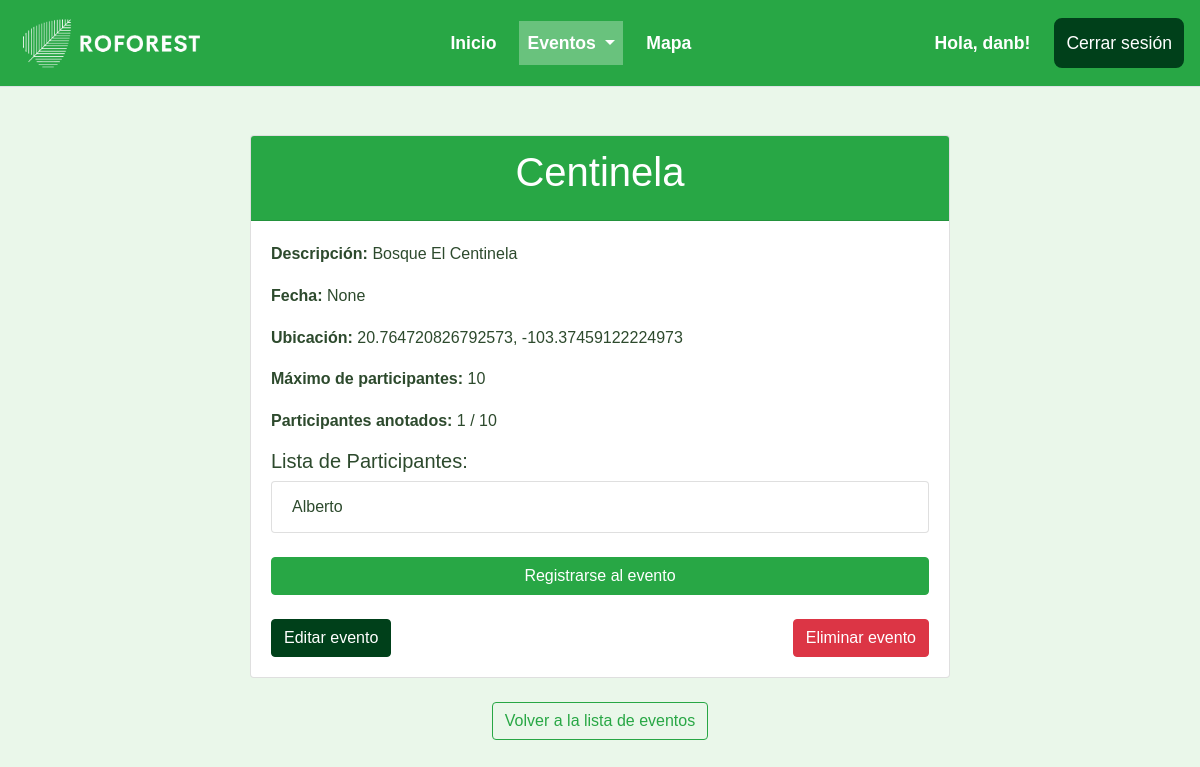
Screenshot of /eventos/2/ (signed in) with the database file from the repository.
### eventos/models.py (models this page shows, shortened)
class Evento(models.Model):
    nombre = models.CharField(max_length=200)
    descripcion = models.TextField()
    fecha = models.DateField()  # Solo fecha
    hora = models.CharField(
        max_length=8,
        validators=[RegexValidator(regex=r'^(0[1-9]|1[0-2]):[0-5][0-9] (AM|PM)$', message="Formato de hora inválido. Usa hh:mm AM/PM.")]
    )  # Hora en formato 12 horas
    ubicacion = models.CharField(
        max_length=50,
        validators=[RegexValidator(regex=r'^-?\d{1,2}\.\d+,\s*-?\d{1,3}\.\d+$', message="Formato de coordenada inválido. Usa 'latitud, longitud'.")]
    )  # Coordenadas
    max_participantes = models.IntegerField()
    participantes = models.ManyToManyField(User, related_name='eventos', blank=True)
    lider = models.ForeignKey(User, related_name='eventos_liderados', on_delete=models.CASCADE)

### eventos/views.py (the view, shortened to what this page needs)
# urls.py: path('<int:id>/', detalle_evento, name='detalle_evento'),  # Detalle del evento
@login_required
def detalle_evento(request, id):
    evento = get_object_or_404(Evento, id=id)
    es_lider = request.user.groups.filter(name="Líderes").exists()  # Verificar si el usuario es líder
    participantes = evento.participantes.all()  # Obtener los participantes registrados
    return render(request, 'eventos/detalle_evento.html', {
        'evento': evento,
        'es_lider': es_lider,
        'participantes': participantes,
        'es_participante': request.user in participantes  # Si el usuario ya está registrado
    })

### eventos/templates/eventos/detalle_evento.html (shortened to what this page needs)
{% load static %}
<!DOCTYPE html>
<html lang="es">
<head>
    <link rel="stylesheet" href="https://stackpath.bootstrapcdn.com/bootstrap/4.5.2/css/bootstrap.min.css">
    <link rel="stylesheet" href="{% static 'css/styles.css' %}">
</head>
<body>
    <nav class="navbar navbar-expand-lg navbar-light bg-success sticky-top border-bottom">
        <a class="navbar-brand" href="#">
            <img src="{% static 'imagenes/logo.png' %}" alt="Reforest Logo" style="height: 60px; width: auto;">
        </a>
        <div class="collapse navbar-collapse" id="navbarNav">
            <ul class="navbar-nav mx-auto">
                <li class="nav-item {% if request.path == '/inicio/' %}active{% endif %}">
                    <a class="nav-link text-white" href="{% url 'inicio' %}">Inicio</a>
                </li>
                <li class="nav-item dropdown {% if '/eventos' in request.path %}active{% endif %}">
                    <a class="nav-link dropdown-toggle text-white" href="#" id="eventsDropdown" role="button" data-toggle="dropdown" aria-haspopup="true" aria-expanded="false">
                        Eventos
                    </a>
                </li>
                <li class="nav-item {% if request.path == '/eventos/mapa/' %}active{% endif %}">
                    <a class="nav-link text-white" href="{% url 'mapa_eventos' %}">Mapa</a>
                </li>
            </ul>
            <ul class="navbar-nav">
                {% if user.is_authenticated %}
                    <li class="nav-item d-flex align-items-center">
                        <span class="nav-link text-white mr-3">Hola, {{ user.username }}!</span>
                        <form method="POST" action="{% url 'logout' %}">
                            <button type="submit" class="btn btn-signup">Cerrar sesión</button>
                        </form>
                    </li>
                {% endif %}
            </ul>
        </div>
    </nav>
    <div class="container py-5">
        <div class="card mx-auto" style="max-width: 700px;">
            <div class="card-header bg-success text-white text-center">
                <h1 class="card-title">{{ evento.nombre }}</h1>
            </div>
            <div class="card-body">
                <p><strong>Descripción:</strong> {{ evento.descripcion }}</p>
                <p><strong>Fecha:</strong> {{ evento.fecha }}</p>
                <p><strong>Ubicación:</strong> {{ evento.ubicacion }}</p>
                <p><strong>Máximo de participantes:</strong> {{ evento.max_participantes }}</p>
                <p><strong>Participantes anotados:</strong> {{ evento.participantes.count }} / {{ evento.max_participantes }}</p>
                {% if es_lider %}
                    <h5>Lista de Participantes:</h5>
                    <ul class="list-group mb-3">
                        {% for participante in evento.participantes.all %}
                            <li class="list-group-item">{{ participante.username }}</li>
                        {% endfor %}
                    </ul>
                {% endif %}
                {% if user.is_authenticated and not user in evento.participantes.all %}
                    <form method="post" action="{% url 'registrarse_evento' evento.id %}">
                        <button type="submit" class="btn btn-success w-100 my-2">Registrarse al evento</button>
                    </form>
                {% elif user.is_authenticated %}
                    <p class="text-success text-center">Ya estás registrado en este evento.</p>
                {% endif %}
                {% if user.is_authenticated and es_lider %}
                    <div class="d-flex justify-content-between mt-3">
                        <a href="{% url 'editar_evento' evento.id %}" class="btn btn-primary">Editar evento</a>
                        <a href="{% url 'eliminar_evento' evento.id %}" class="btn btn-danger">Eliminar evento</a>
                    </div>
                {% endif %}
            </div>
        </div>
        <div class="text-center mt-4">
            <a href="{% url 'eventos' %}" class="btn btn-outline-success">Volver a la lista de eventos</a>
        </div>
    </div>
</body>
</html>

### static/css/styles.css (style rules this page uses)
* { margin: 0; padding: 0; box-sizing: border-box; }
body { font-family: Arial, sans-serif; background-color: #eaf7ea; line-height: 1.6; color: #2d4a2d; }
button, .btn-login, .btn-signup, .btn-logout { padding: 10px; border-radius: 8px; cursor: pointer; font-size: 1.1em; margin: 10px 0; transition: background-color 0.3s ease; }
.btn-signup { background-color: #00401a; color: #fff; border: 2px solid #00401a; }
button { padding: 12px; border-radius: 8px; cursor: pointer; font-size: 1.1em; transition: background-color 0.3s ease; margin-top: 10px; }
.btn-primary { background-color: #00401a; border-color: #00401a; }
.navbar-nav { display: flex; justify-content: flex-end; gap: 5px; }
.navbar-nav .nav-item { display: flex; align-items: center; margin-left: 0px; margin-right: 0px; }
.navbar-nav .nav-link { font-size: 1.1rem; font-weight: bold; transition: background-color 0.3s ease; }
.navbar-nav .nav-item.active .nav-link { background-color: rgba(255, 255, 255, 0.3); color: #fff !important; }
.navbar-nav .nav-link.text-white { margin-right: 10px; }

### rows the page displays
Evento: nombre "Centinela", descripcion "Bosque El Centinela", fecha "None", ubicacion "20.764720826792573, -103.37459122224973", max_participantes "10", participantes.count "1"

### other values shown
{{ user.username }} "danb"
{{ participante.username }} "Alberto"
